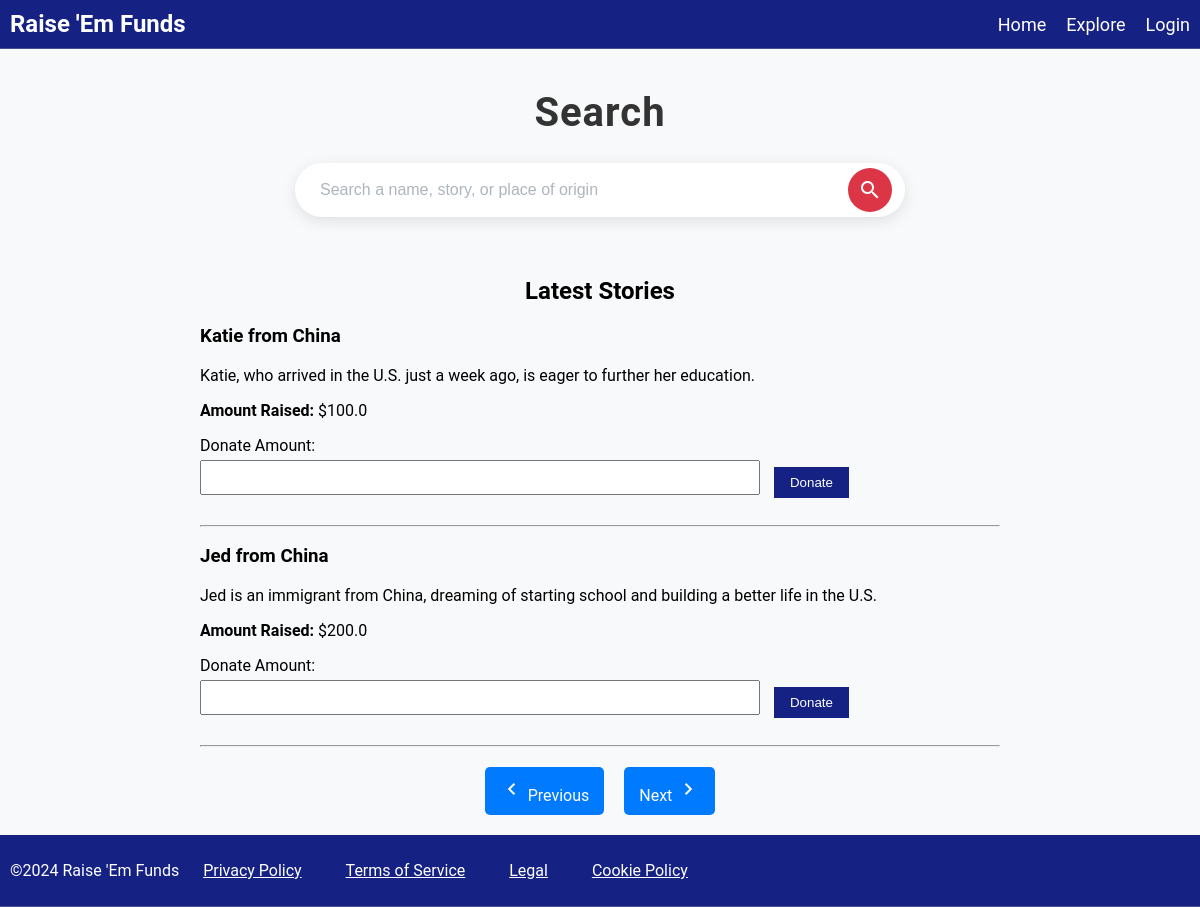
Screenshot of /explore?query=&page=4 with the database file from the repository.
### tables this page shows
CREATE TABLE posts(
  id INTEGER PRIMARY KEY AUTOINCREMENT,
  name TEXT NOT NULL,
  place_of_origin TEXT NOT NULL,
  story TEXT NOT NULL,
  amount_raised REAL NOT NULL
);

### main.py (the view)
@app.route('/explore', methods=["GET"])
def explore():
    data = request.args.get("query","")
    pg = int(request.args.get("page", 1))
    sppg = 2
    if data:
        results, total_results = search_post(data, pg, sppg)
    else:
        results, total_results = get_latest_posts(pg, sppg)
    total_pages = (total_results + sppg - 1) // sppg
    return render_template('explore.html', query=data, results=results, pg=pg, total_pages=total_pages)

### main.py (called while the page is built)
def get_latest_posts(page, per_page):
    offset = (page - 1) * per_page
    conn = s3.connect("main.db")
    cursor = conn.cursor()
    cursor.execute('''
    SELECT id, name, place_of_origin, story, amount_raised FROM posts
    ORDER BY id DESC
    LIMIT ? OFFSET ?
    ''', (per_page, offset))
    results = cursor.fetchall()
    cursor.execute('''
    SELECT COUNT(*) FROM posts
    ''')
    total_results = cursor.fetchone()[0]
    conn.close()
    return results, total_results

### templates/explore.html (shortened to what this page needs)
{% extends 'base.html' %}
{% block content %}
<link rel="stylesheet" type="text/css" href="{{ url_for('static', filename='css/search.css') }}">
<h1 class="page-title">Search</h1>
<form action="/explore" method="GET" class="search-form">
    <div class="search-container">
        <input type="text" id="searchQuery" name="query" placeholder="Search a name, story, or place of origin" required>
        <button type="submit" class="search-button">
            <span class="material-icons">search</span>
        </button>
    </div>
</form>
<div id="filling" class="filling">
    {% if query %}
        <h2 class="search-head">Results for "{{ query }}":</h2>
    {% else %}
        <h2 class="search-head">Latest Stories</h2>
    {% endif %}
    {% if results %}
        <ul class="story_list">
            {% for result in results %}
            <li class="story-item">
                <h3>{{ result[1] }} from {{ result[2] }}</h3>
                <p>{{ result[3] }}</p>
                <p><strong>Amount Raised:</strong> ${{ result[4] }}</p>
                <form action="/donate" method="POST" class="donate-form">
                    <label for="donation_amount_{{ result[0] }}" class="donate-label">Donate Amount:</label>
                    <div class="donate-input-button">
                        <input type="number" id="donation_amount_{{ result[0] }}" name="donation_amount" min="0.01" step="0.01" required>
                        <button type="submit">Donate</button>
                    </div>
                </form>
            </li>
            <hr class="story-divider">
            {% endfor %}
        </ul>
    {% else %}
        <p>No results found.</p>
    {% endif %}
</div>
<div class="pagination">
    {% if pg > 1 %}
        <a href="/explore?query={{ query }}&page={{ pg - 1 }}" class="pagination-link">
            <span class="material-icons">chevron_left</span> Previous
        </a>
    {% endif %}
    {% if pg < total_pages %}
        <a href="/explore?query={{ query }}&page={{ pg + 1 }}" class="pagination-link">
            Next <span class="material-icons">chevron_right</span>
        </a>
    {% endif %}
</div>
{% endblock %}

### static/css/nav.css (style rules this page uses)
.filling { margin-top: 60px; }

### static/css/search.css (style rules this page uses)
body, html { margin: 0; padding: 0; height: 100%; font-family: 'Roboto', sans-serif; background-color: #f8f9fa; }
.page-title { text-align: center; font-size: 2.5rem; color: #333; margin-top: 40px; font-weight: 700; letter-spacing: 1px; }
.search-container { display: flex; justify-content: center; align-items: center; background-color: #fff; border-radius: 50px; box-shadow: 0 4px 15px rgba(0, 0, 0, 0.1); padding: 5px; max-width: 600px; margin: 20px auto; }
input[type="text"] { width: 90%; padding: 12px; border: none; border-radius: 50px; font-size: 1rem; color: #6c757d; box-sizing: border-box; transition: box-shadow 0.3s ease; }
input[type="text"]::placeholder { color: #adb5bd; }
.search-button { background-color: #dc3545; border: none; border-radius: 50%; padding: 10px; cursor: pointer; display: flex; align-items: center; justify-content: center; transition: background-color 0.3s ease, transform 0.2s ease; }
.search-button .material-icons { color: white; font-size: 24px; }
.search-head { text-align: center; }
.pagination-link { display: inline-block; padding: 10px 15px; margin: 0 10px; background-color: #007bff; color: white; border-radius: 5px; text-decoration: none; transition: background-color 0.3s ease, transform 0.2s ease; }
.pagination { display: flex; justify-content: center; margin: 20px 0; }
.story_list { list-style: none; padding: 0; margin: 20px auto; max-width: 800px; }
.story-item { margin-bottom: 20px; }
.donate-form { margin-top: 10px; }
.donate-form label { display: block; margin-bottom: 5px; }
.donate-form input[type="number"], .donate-form button { display: inline-block; vertical-align: middle; }
.donate-form input[type="number"] { width: 70%; padding: 8px; margin-bottom: 10px; margin-right: 10px; box-sizing: border-box; }
.donate-form button { background-color: #152283; color: white; padding: 8px 16px; border: none; cursor: pointer; }

### rows the page displays
posts: name "Katie", place_of_origin "China", story "Katie, who arrived in the U.S. just a week ago, is eager to further her education.", amount_raised "100.0"
posts: name "Jed", place_of_origin "China", story "Jed is an immigrant from China, dreaming of starting school and building a better life in the U.S.", amount_raised "200.0"
